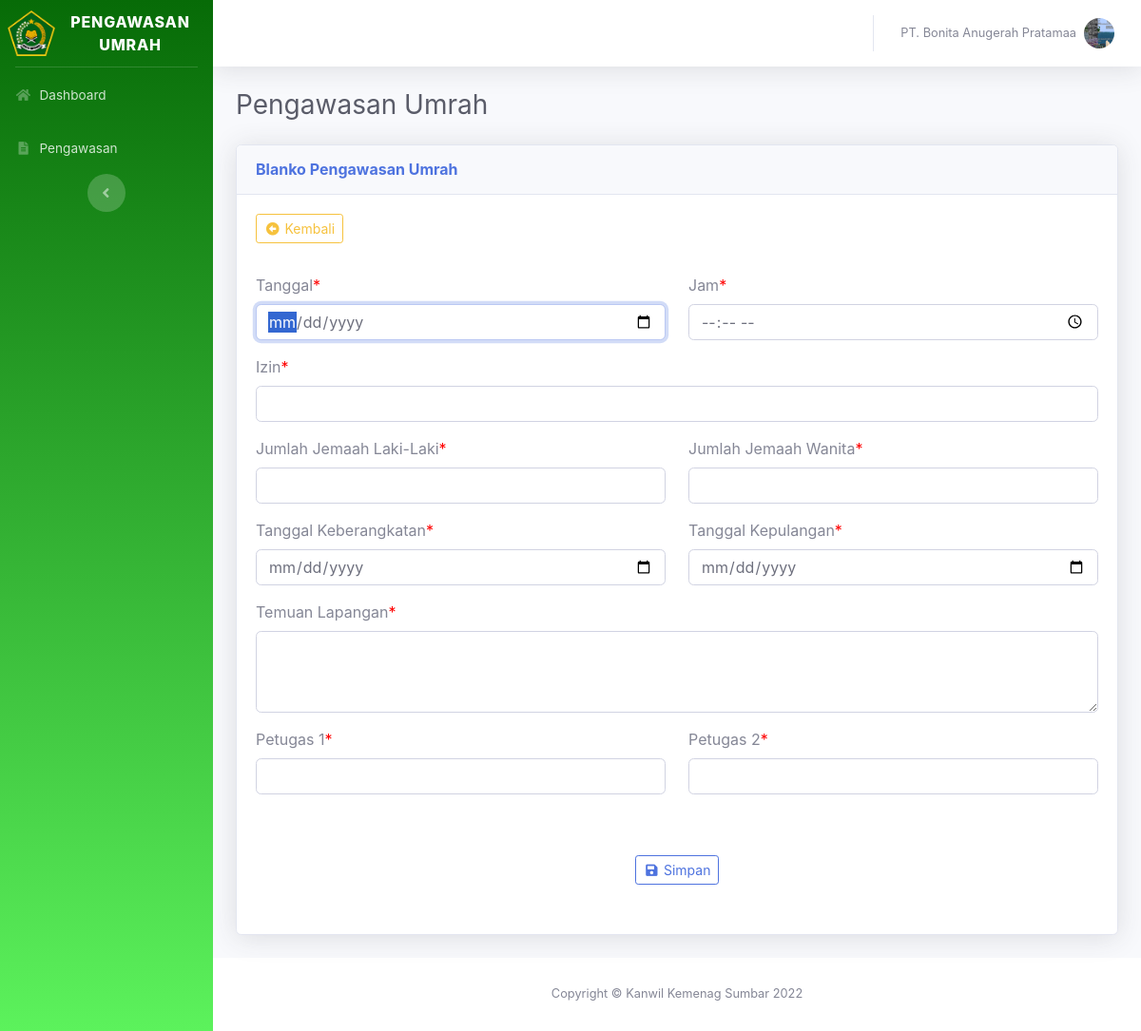
The app's page /ppiu/blanko_pengawasan_umrah.php (signed in) with its own data.
### tables this page shows
CREATE TABLE `ppiu` (
  `id_ppiu` int(11) NOT NULL,
  `username` varchar(255) NOT NULL,
  `nama_ppiu` varchar(255) NOT NULL,
  `id_kab_kota` int(11) NOT NULL,
  `status` varchar(255) NOT NULL,
  `nomor_sk` varchar(255) NOT NULL,
  `tanggal_sk` date NOT NULL,
  `alamat` varchar(255) NOT NULL,
  `nama_pimpinan` varchar(255) DEFAULT NULL,
  `logo` varchar(255) NOT NULL DEFAULT 'default.png'
);

### ppiu/blanko_pengawasan_umrah.php (the view, shortened to what this page needs)
<?php
include "session_ppiu.php";
?>
<!DOCTYPE html>
<html lang="en">
<head>
    <link href="../vendor/fontawesome-free/css/all.min.css" rel="stylesheet" type="text/css">
    <link href="../font/font.css" rel="stylesheet">
    <link href="../css/sb-admin-2.min.css" rel="stylesheet">
    <link rel="stylesheet" type="text/css" href="../plugin/datatables/dataTables.bootstrap5.min.css">
</head>
<body id="page-top">
    <div id="wrapper">
        <div id="content-wrapper" class="d-flex flex-column">
            <div id="content">
                <?php include "header.php"; ?>
                <div class="container-fluid">
                    <div class="d-sm-flex align-items-center justify-content-between mb-4">
                        <h1 class="h3 mb-0 text-gray-800">Pengawasan Umrah</h1>
                    </div>
                    <div class="row">
                        <div class="col-xl-12 col-lg-7">
                            <div class="card shadow mb-4">
                                <div class="card-header py-3 d-flex flex-row align-items-center justify-content-between">
                                    <h6 class="m-0 font-weight-bold text-primary">Blanko Pengawasan Umrah</h6>
                                </div>
                                <div class="card-body">
                                    <a href="pengawasan.php" type="button" class="btn btn-outline-warning btn-sm mb-3">
                                        <i class="fas fa-fw fa fa-arrow-alt-circle-left"></i>
                                        <span>Kembali</span>
                                    </a>
                                    <form class="row g-2 mt-3" action="blanko_pengawasan_umrah.php" method="POST" id="form" enctype="multipart/form-data">
                                        <div class="col-md-6 form-group">
                                            <label for="input1" class="form-label">Tanggal</label><label style="color: red;">*</label>
                                            <input autofocus type="date" class="form-control" id="input1" name="tanggal">
                                        </div>
                                        <div class="col-md-6 form-group">
                                            <label for="input1" class="form-label">Jam</label><label style="color: red;">*</label>
                                            <input autofocus type="time" class="form-control" id="input1" name="jam">
                                        </div>
                                        <div class="col-md-12 form-group">
                                            <label for="input1" class="form-label">Izin</label><label style="color: red;">*</label>
                                            <input autofocus type="text" class="form-control" id="input1" name="izin">
                                        </div>
                                        <div class="col-md-6 form-group">
                                            <label for="input1" class="form-label">Jumlah Jemaah Laki-Laki</label><label style="color: red;">*</label>
                                            <input autofocus type="number" class="form-control" id="input1" name="jumlah_jemaah_laki_laki">
                                        </div>
                                        <div class="col-md-6 form-group">
                                            <label for="input1" class="form-label">Jumlah Jemaah Wanita</label><label style="color: red;">*</label>
                                            <input autofocus type="number" class="form-control" id="input1" name="jumlah_jemaah_wanita">
                                        </div>
                                        <div class="col-md-6 form-group">
                                            <label for="input1" class="form-label">Tanggal Keberangkatan</label><label style="color: red;">*</label>
                                            <input autofocus type="date" class="form-control" id="input1" name="tanggal_keberangkatan">
                                        </div>
                                        <div class="col-md-6 form-group">
                                            <label for="input1" class="form-label">Tanggal Kepulangan</label><label style="color: red;">*</label>
                                            <input autofocus type="date" class="form-control" id="input1" name="tanggal_kepulangan">
                                        </div>
                                        <div class="col-md-12 form-group">
                                            <label for="validationCustom04" class="form-label">Temuan Lapangan</label><label style="color: red;">*</label>
                                            <textarea class="form-control" name="temuan_lapangan" id="validationCustom04" cols="30" rows="3"></textarea>
                                        </div>
                                        <div class="col-md-6 form-group">
                                            <label for="input1" class="form-label">Petugas 1</label><label style="color: red;">*</label>
                                            <input autofocus type="text" class="form-control" id="input1" name="petugas_1">
                                        </div>
                                        <div class="col-md-6 form-group">
                                            <label for="input1" class="form-label">Petugas 2</label><label style="color: red;">*</label>
                                            <input autofocus type="text" class="form-control" id="input1" name="petugas_2">
                                        </div>
                                        <div class="col-md-12 form-group">
                                            <center>
                                                <button type="submit" class="btn btn-outline-primary btn-sm mt-5 mb-3" name="simpan" id="simpan">
                                                    <i class="fas fa-fw fa fa-save"></i>
                                                    <span>Simpan</span>
                                                </button>
                                            </center>
                                        </div>
                                    </form>
                                </div>
                            </div>
                        </div>
                    </div>
                </div>
                <footer class="sticky-footer bg-white">
                    <div class="container my-auto">
                        <div class="copyright text-center my-auto">
                            <span>Copyright &copy; Kanwil Kemenag Sumbar 2022</span>
                        </div>
                    </div>
                </footer>
            </div>
        </div>
</body>
</html>

### ppiu/header.php (shortened to what this page needs)
<?php
$username = $_SESSION['username'];
$query = mysqli_query($koneksi, "select * from ppiu where username='$username'");
$result = mysqli_fetch_assoc($query);
?>
<nav class="navbar navbar-expand navbar-light bg-white topbar mb-4 static-top shadow">
    <ul class="navbar-nav ml-auto">
        <li class="nav-item dropdown no-arrow">
            <a class="nav-link dropdown-toggle" href="#" id="userDropdown" role="button" data-toggle="dropdown" aria-haspopup="true" aria-expanded="false">
                <span class="mr-2 d-none d-lg-inline text-gray-600 small">
                    <?php
                    echo $result['nama_ppiu'];
                    ?>
                </span>
                <img class="img-profile rounded-circle" src="../images/profile/<?php echo $result['logo']; ?>">
            </a>
        </li>
    </ul>
    <link rel="stylesheet" href="../plugin/sweetalert2/sweetalert2.min.css">
</nav>

### records on screen
ppiu: nama_ppiu "PT. Bonita Anugerah Pratamaa", logo (picture)
